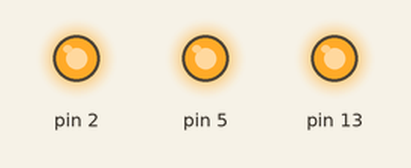
This sketch was run on a simulated Arduino Uno, built with avr-gcc and run on an emulated ATmega328P. Shown: output pins drawn as LEDs (lit = HIGH).

Above: at 0.5 s.
At 3.5 s:
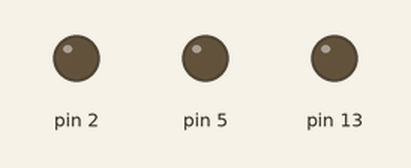
Timing chart, 0 to 4.6 s (numbered marks = the images above):
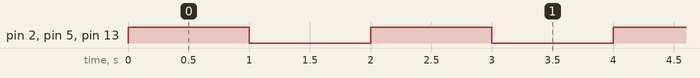

Measured:
- by itself, pin 2, pin 5, pin 13: alternates HIGH for 1.0 s and LOW for 1.0 s

The sketch:

MotorOnOff.ino
```cpp
void setup()
{
  pinMode(13, OUTPUT);
  pinMode(5, OUTPUT);
  pinMode(2, OUTPUT);
}

void loop()
{
  digitalWrite(13, HIGH);
  digitalWrite(5, HIGH);
  digitalWrite(2, HIGH);
  delay(1000); // Wait for 1000 millisecond(s)
  digitalWrite(13, LOW);
  digitalWrite(5, LOW);
  digitalWrite(2, LOW);
  delay(1000); // Wait for 1000 millisecond(s)
}
```
